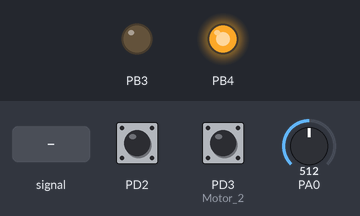
Recording of a program running on a simulated ATmega1284P, built with avr-gcc and emulated at 12 MHz. On the bench: output pins drawn as LEDs (lit = HIGH). The inputs (shaded band) are chosen by the test bench; at power-on: PA0 = 512, PD2 HIGH, PD3 (Motor_2) HIGH.

Above: at 1.2 s.
1.3 s: PA0 fed a 2 Hz sine of ±306 counts around its level
At 1.63 s:
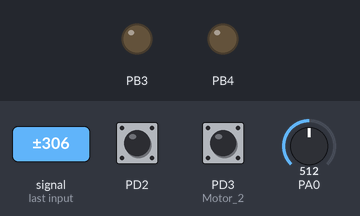
At 2.38 s:
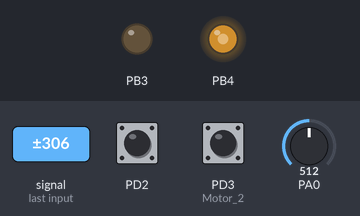
4.3 s: PA0 set to 0
At 5.2 s:
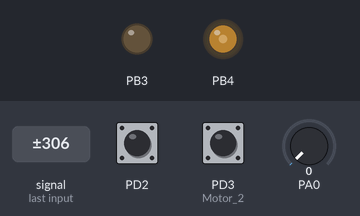
Timing chart, 0 to 7.3 s (numbered marks = the images above; inputs shaded):
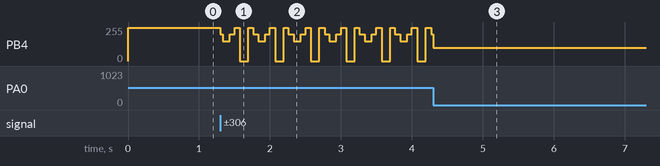

The program:

main.c
```c
#include "sensors.h"
#include "UART_communication.h"
#include "motors.h"
#include "timers.h"


float rezultat;
 char primit;
float v[40];
double media=0, medieb;

int main (void)
{

	uint8_t speed;
	speed=200;

	flag=0;

	USART_Init();
	ADC_init();
	PWM1_init();
	PWM2_init();
	timer3_init();
	encoders_init();
	sei(); //enable interrupts

	OCR0A=0;
	while (1)  // main loop
	{


		ADC_read(0);
		for(int i=0;i<40;i++)
		{	v[i]=ADC_read(0);
			media=media+v[i];
		}
		media=media/40;
		if(media<3)
			OCR0B=0;
		if(media>=3 && media<=5)
			OCR0B=250;
		if(media>5 && media<=10)
			OCR0B=200;
		if(media>10 && media<=15)
			OCR0B=150;
		if(media > 15)
			OCR0B=100;


	}
return 0;
}
```

UART_communication.c
```c
/*
 * UART_communication.c
 *
 * Created: 05-Apr-16 12:34:21 AM
 *  Author: user
 */

#include "UART_communication.h"

unsigned int my_ubrr = MYUBRR;

void USART_Init()
{
	/* Set baud rate */
	UBRR0H = (unsigned char)(my_ubrr>>8);
	UBRR0L = (unsigned char)my_ubrr;
	/* Enable receiver and transmitter */
	UCSR0B = (1<<RXEN0)|(1<<TXEN0);
	/* Set frame format: 8data, 2stop bit */
	UCSR0C = (1<<USBS0)|(3<<UCSZ00);
}

void USART_Transmit( unsigned char data )
{
	/* Wait for empty transmit buffer */
	while ( !( UCSR0A & (1<<UDRE0)) )
	;
	/* Put data into buffer, sends the data */
	UDR0 = data;
}


unsigned char USART_Receive( void )
{

	/* Wait for data to be received */
	while ( !(UCSR0A & (1<<RXC0)));
	/* Get and return received data from buffer */
	return UDR0;
}
```

UART_communication.h
```c
/*
 * UART_communication.h
 *
 * Created: 05-Apr-16 12:35:00 AM
 *  Author: user
 */

 #ifndef UART_COMMUNICATION_H_
 #define UART_COMMUNICATION_H_


 #define MYUBRR 130
 #define BAUD 9600

 #include <avr/io.h>


 void USART_Init();
 void USART_Transmit( unsigned char data );
 unsigned char USART_Receive( void );


 #endif
```

motors.c
```c
/*
 * motors.c
 *
 * Created: 13-Apr-16 10:40:53 AM
 *  Author: user
 */

#include "motors.h"
#include "sensors.h"
#include "UART_communication.h"
#include "timers.h"


unsigned char speed;
unsigned char direction;
unsigned char time;
int verify;
int start_once1=1;
int start_once2=1;
unsigned int sec1;
unsigned int sec2;
uint8_t tm1=1;
uint8_t tm2=1;
uint8_t moving_forward,moving_backward;


void PWM1_init()
{
	// initialize TCCR0 as per requirement, say as follows
	TCCR0A |= (1<<COM0A1)|(1<<WGM00);
	TCCR0B = (1<<CS02); //prescaler of 254

	//PWM PIN
	DDRB|= (1<<PORTB3);
}


void PWM2_init()
{
	// initialize TCCR1 as per requirement, say as follows
	TCCR0A |= (1<<COM0B1)|(1<<WGM02);
	TCCR0B = (1<<CS02); //prescaler of 254

	//PWM PIN
	DDRB|= (1<<PORTB4);
}


unsigned int receive_parameters()
{
	unsigned int OK=0;    // semaphore to verify that parameters were received properly

	if (verify)
	{
		direction=0x00;
		direction = USART_Receive();
		if(direction=='F' || direction=='B' || direction=='f' || direction=='b')   //if first parameter is B(backward) or F(forward), ready to receive the speed
		{
			speed=0x00;
			speed=USART_Receive();
			if(speed>0 && speed<=0xFF)     //if speed parameter is in speed limits
				{
					time = 0x00;
					time=USART_Receive();
					if(time!=0x00)
						{
							OK=1;  //all parameters were received properly and are free to use
						}
						else
						{
							speed=0x00;
							direction=0x00;
							time=0x00;
						}
				}
		}
		else
		{
			speed=0x00;
			direction=0x00;
			time=0x00;
		}
	}


	return OK;
}


void Motor_1(unsigned char direction_1, unsigned char speed_1)
{

		if(direction_1=='F' || direction_1=='f')
		{
				//go forward
				PORTD|=(1<<PORTD5)|(1<<PORTD6);
				_delay_ms(1);
				PORTD|=(1<<PORTD5);
				PORTD&=~(1<<PORTD6);
				OCR0A=speed_1;
				//timer(time_1)

		}
		if(direction_1=='B' || direction_1=='b')
		{
				//go backward
				PORTD|=(1<<PORTD5)|(1<<PORTD6);
				_delay_ms(1);
				PORTD|=(1<<PORTD6);
				PORTD&=~(1<<PORTD5);
					OCR0A=speed_1;
	}

}

void Motor_2(unsigned char direction_2, unsigned char speed_2)
{

	if(direction_2=='F' || direction_2=='f')
	{
		//go forward
		PORTD|=(1<<PORTD3)|(1<<PORTD4);
		_delay_ms(1);
		PORTD|=(1<<PORTD3);
		PORTD&=~(1<<PORTD4);
		OCR0B=speed_2;
		//timer(time_1)

	}
	if(direction_2=='B' || direction_2=='b')
	{
		//go backward
		PORTD|=(1<<PORTD3)|(1<<PORTD4);
		_delay_ms(1);
		PORTD|=(1<<PORTD4);
		PORTD&=~(1<<PORTD3);
		OCR0B=speed_2;

	}

}


void motors_right(uint8_t speed_right, char direction_right)
{
	if(direction_right == 'f')	//forward
	{
		PORTD&=~(1<<PORTD5);
		OCR0A=speed_right;
	}
	if(direction_right == 'b')
	{
		PORTD|=(1<<PORTD5);
		OCR0A=speed_right;
	}
}


void motors_left(uint8_t speed_left,char direction_left)
{
	if(direction_left == 'f')	//forward
	{
		PORTD&=~(1<<PORTD6);
		OCR0B=speed_left;
	}
	if(direction_left == 'b')
	{
		PORTD|=(1<<PORTD6);
		OCR0B=speed_left;
	}
}


void reglation_by_left(uint8_t pwm_left, uint8_t pwm_right)
{
	float data_sensor,error;
	data_sensor=ADC_read(0);		//left sensor's channel
									//in loc de ADC_read, valoarea filtrata
	error=11.9 - data_sensor;

	if(error<=0.1 && error>=-0.2)
		{
			OCR0B=pwm_left;
			OCR0A=pwm_right;
		}
	if(error> 0.1 && error<=1)
		{
			OCR0B=pwm_left+5;
			OCR0B=pwm_right;
		}
	if (error>1 && error <=2)
	{
		OCR0B=pwm_left+10;
		OCR0A=pwm_right;
	}
	if(error>2 && error <=3)
	{
		OCR0B=pwm_left+20;
		OCR0A=pwm_right;
	}
	if(error > 3)
	{
		OCR0B=pwm_left+40;
		OCR0A=pwm_right;
	}
	if(error < -0.2 &&  error >= -1)
	{
		OCR0A=pwm_right+5;
		OCR0B=pwm_left;
	}
	if(error <-1 && error >=-2)
	{
		OCR0A=pwm_right+10;
		OCR0B=pwm_left;
	}
	if(error <-2 && error>=-3)
	{
		OCR0A=pwm_right+20;
		OCR0B=pwm_left;
	}
	if(error < -3)
	{
		OCR0A=pwm_right+40;
		OCR0B=pwm_left;
	}


}

void stop_motors()
{
	OCR0A=0;
	OCR0B=0;
	moving_forward=0;
}

/*

if ((s_time.s - sec1)>=time_1 && tm1)
{
	for(uint8_t i=speed_1;i>0;i--)
	{
		OCR0A=i;
		_delay_ms(5);
	}
	tm1=0;
}*/
```

motors.h
```c
/*
 * motors.h
 *
 * Created: 13-Apr-16 10:41:35 AM
 *  Author: user
 */

#ifndef MOTORS_H_
#define MOTORS_H_

#define F_CPU 12000000ul	// 12 MHz oscillator.
#define PWM 60

#include <avr/io.h>
#include <util/delay.h>
#include <avr/interrupt.h>


void PWM1_init();
void PWM2_init();
void motors_left(uint8_t speed_left,char direction_left);
void motors_right(uint8_t speed_right, char direction_right);

void Motor_1(unsigned char direction_1, unsigned char speed_1);
void Motor_2(unsigned char direction_2, unsigned char speed_2);
void reglation_by_left(uint8_t pwm_left, uint8_t pwm_right);
unsigned int receive_parameters();
void timer3_init();
void stop_motors();


#endif
```

sensors.c
```c
/*
 * sensors.c
 *
 * Created: 04-Apr-16 11:06:10 PM
 *  Author: user
 */

#include "sensors.h"


volatile uint8_t adc_high, adc_low;
uint16_t data_sensor;
uint16_t v[50],chan0[10],chan1[10],chan2[10],chan3[10];
uint32_t total;
uint8_t tmp = 0;
uint8_t contor=0;
uint8_t val;
uint32_t sum0=0,sum1=0,sum2=0,sum3=0,s[4];

double distance;
double volts;


void ADC_init()
{
	DDRA &= ~(1<<PINA1);
	ADCSRA |= 1<<ADEN;		  //Turn on ADC
}


float ADC_read(uint8_t channel)
{

	uint16_t adc_value;            //Variable used to store the value read from the ADC

	channel=channel & 0b00000111;		//Select ADC Channel, channel must be 0-7
	ADMUX = 0;
	//ADMUX |= (1<<MUX0);        //Clear the older channel that was read
	ADMUX|= channel;		//Defines the new ADC channel to be read

	ADCSRA |=(1<<ADSC);	// enable ADC and start single conversion


	while(ADCSRA & (1<<ADSC));	// wait for conversion to complete
	adc_value=ADC;
	distance = (2914. / (ADC + 5)) -1;
	return distance;
}


void ADC_update_values()
{		//taking first value from sensor which is inaccurate
		flag=0;

		ADC_read(0);
		ADC_read(1);
		ADC_read(2);
		ADC_read(3);

		chan0[contor]=ADC_read(0);
		chan1[contor]=ADC_read(1);
		chan2[contor]=ADC_read(2);
		chan3[contor]=ADC_read(3);

		sum0 += chan0[contor];
		chan0[contor]=0;
		sum1 += chan1[contor];
		chan1[contor]=0;
		sum2 += chan2[contor];
		chan2[contor]=0;
		sum3 += chan3[contor];
		chan3[contor]=0;

	contor++;
	if(contor==10)
			{
				flag=1;
				contor=0;

				s[0]=sum0;
				sum0=0;
				s[1]=sum1;
				sum1=0;
				s[2]=sum2;
				sum2=0;
				s[3]=sum3;
				sum3=0;

			}
}


float get_ADC_average(uint8_t channel)
{

		switch(channel)
		{
			case 0:  data_sensor = s[0] /10;
					s[0]=0;
					 distance = (2914. / (data_sensor + 4.98)) -1;	//in cm formula
					 break;
			case 1:  data_sensor = s[1] /10;
					s[1]=0;
					 distance = (2914. / (data_sensor + 4.98)) -1;	//in cm formula
					 break;
			case 2:  data_sensor = s[2] /10;
					s[2]=0;
					 distance = (2914. / (data_sensor + 4.98)) -1;	//in cm formula
					 break;
			case 3:  data_sensor = s[3] /10;
					s[3]=0;
				     distance = (2914. / (data_sensor + 4.98)) -1;	//in cm formula
					 break;
		}
		flag=0;
		return distance; //ADC average in cm
}


void encoders_init()
{
	/* set PD2, PD3 as input */
	DDRD &=~ (1 << PORTD2);
	DDRD &=~(1 << PORTD3);/* PD2 and PD3 as input */
	PORTD |= (1 << PORTD2)|(1<<PORTD3);   /* PD2 and PD3 pull-up enabled   */

	EIMSK|=(1<<INT0)|(1<<INT1);	//We use external interrupt INT0 and INT1
	EICRA|=(1<<ISC00)|(1<<ISC01)|(1<<ISC10)|(1<<ISC11);	//The rising edge of INT0 and INT1 generates asynchronously an interrupt request.

	grey_left=0;
	grey_right=0;
	rotations_right=0;
	rotations_left=0;

}


ISR(INT0_vect) //Right side interrupt
{

		grey_right++;
		if(grey_right>=10)
		{
			rotations_right++;
			grey_right=0;
		}

}


ISR(INT1_vect)  //Left side interrupt
{

	grey_left++;
	if(grey_left>=10)
	{
		rotations_left++;
		grey_left=0;
	}

}
```

sensors.h
```c
/*
 * sensors.h
 *
 * Created: 05-Apr-16 12:27:52 AM
 *  Author: user
 */
#ifndef SENSORS_H_
#define SENSORS_H_

#include <avr/io.h>
#include <stdlib.h>
#include <avr/interrupt.h>
#include <math.h>


volatile uint8_t grey_right;
volatile uint8_t rotations_right;
volatile uint8_t grey_left;
volatile uint8_t rotations_left;

void ADC_init(void);            //Function to initialize/configure the ADC
float ADC_read(uint8_t channel);    //Function to read an arbitrary analogic channel/pin
float get_ADC_average(uint8_t channel);		//function that returns an average in cm
void ADC_update_values();	//a function that updates the sensor values in a timer
void encoders_init(void);

volatile int flag;


#endif
```

timers.c
```c
/*
 * timers.c
 *
 * Created: 13-Apr-16 10:56:16 AM
 *  Author: user
 */


#include "timers.h"


 // global variable to count the number of overflows
 volatile uint16_t ovfl,time_ms;
 uint8_t chan;
 float sum[3];
 float a[3][36];


void timer3_init()
{
	// clear on compare match
	TCCR3A |= (1<<COM3A1);
	TCCR3B |= (1<<WGM32);
	// set up timer with no prescaler count to 500
	TCCR3B |= (1 << CS30);

	//set up compare value
	OCR3AH = 0x01;
	OCR3AL = 0xF4;

	// initialize counter
	TCNT3H = 0;
	TCNT3L = 0;


	TIMSK3 |= (1<<OCIE3A) | (1<<TOIE3);
}


ISR(TIMER3_COMPA_vect)
{

	// initialize counter
	TCNT3H = 0;
	TCNT3L = 0;
	// keep a track of number of overflows
	ovfl++;
	if(ovfl>=40)
	{	s_time.ms++;
		if (s_time.ms>=1000)
		{
			s_time.s++;
			s_time.ms=0;
			if(s_time.s>=60)
			{
				s_time.m++;
				s_time.s=0;

				if(s_time.m>=60)
				s_time.m=0;
			}

		}
		ovfl=0;
	}

	//ADC_update_values();

}
```

timers.h
```c
/*
 * timers.h
 *
 * Created: 13-Apr-16 10:56:27 AM
 *  Author: user
 */


 #ifndef TIMERS_H_
 #define TIMERS_H_

#define F_CPU 12000000ul	// 12 MHz oscillator.

 #include <avr/io.h>
 #include <util/delay.h>
 #include <avr/interrupt.h>

typedef struct{
	  unsigned int ms;
	  unsigned int s;
	  unsigned int m;
  }sys_time;

sys_time s_time;

 void timer3_init();


 #endif
```

Measured:
- after the input at 1.3 s, PB4: 250/255 → 200/255 at once, then repeats every 0.50 s: 150/255 0.10 s, 200/255 0.08 s, 250/255 0.07 s, 0/255 0.12 s, 250/255 0.08 s, 200/255 0.07 s
